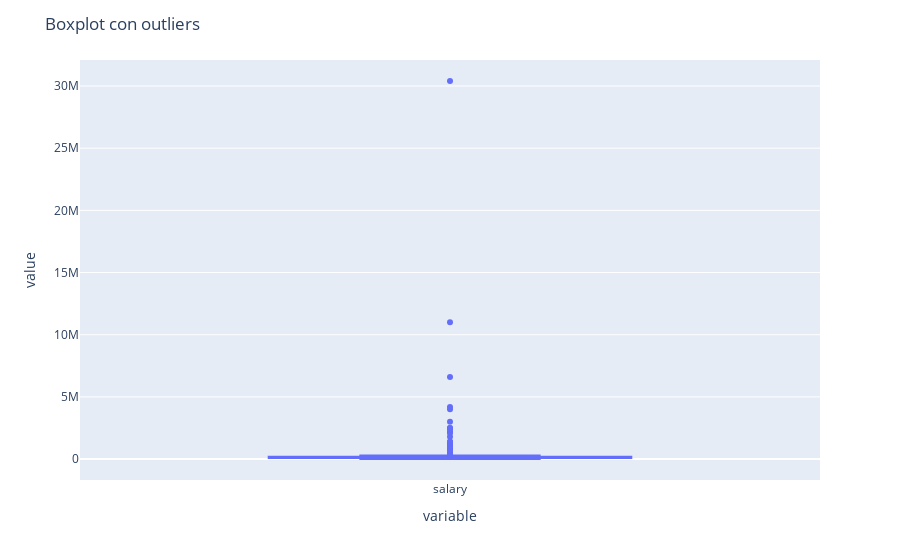

This figure's notebook cell:
### Markdown cell above
Para este ejercicio utilizaremos una boxplot o gráfica de bigotes, ya que lo que queremos analizar es una única variable (su )

### Code cell
data = df[df['job_title'] == 'Data Scientist']['salary'].to_frame()
fig = px.box(data)
fig.update_layout(
    title="Boxplot con outliers")
fig.show()

### Figure 1 — Plotly figure (JSON) as saved in the notebook; plotly's stock layout.template omitted (floating-point values rounded to 4 significant figures; data arrays with more than 128 entries replaced by an {"elided": "..."} marker saying what was removed)
{"data": [{"alignmentgroup": "True", "hovertemplate": "variable=%{x}<br>value=%{y}<extra></extra>", "legendgroup": "", "marker": {"color": "#636efa"}, "name": "", "notched": false, "offsetgroup": "", "orientation": "v", "showlegend": false, "type": "box", "x": {"elided": "538 str values"}, "x0": " ", "xaxis": "x", "y": {"elided": "538 int values"}, "y0": " ", "yaxis": "y"}], "layout": {"boxmode": "group", "legend": {"tracegroupgap": 0}, "margin": {"t": 60}, "title": {"text": "Boxplot con outliers"}, "xaxis": {"anchor": "y", "domain": [0, 1], "title": {"text": "variable"}}, "yaxis": {"anchor": "x", "domain": [0, 1], "title": {"text": "value"}}}}
